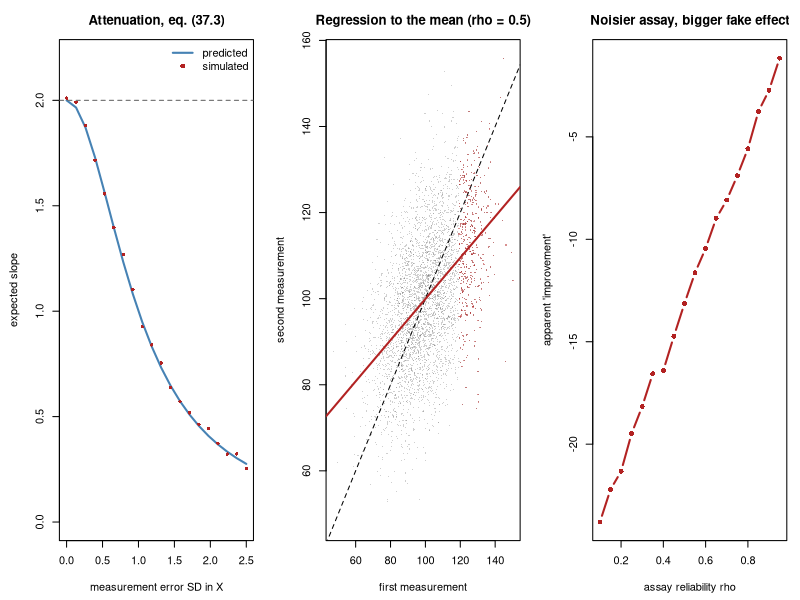

The R source for this figure:
#' ---
#' title: "Module 37 - Measurement error and regression to the mean"
#' output: html_document
#' ---
#'
#' **Curriculum link:** `stats.md` -> Topic 37, equations (37.1)-(37.6)
#' **Assumes:** Modules 11, 31.
#'
#' ## What you will learn
#'
#' 1. Noise in a **predictor** biases its coefficient toward zero (37.2)-(37.3).
#'    Noise in the **outcome** does not. The asymmetry decides where to spend
#'    assay budget.
#' 2. How to correct for it when reliability is known (37.4), and why the
#'    correction inflates the standard error too.
#' 3. That with several predictors, error in one biases the coefficients of the
#'    others, in either direction.
#' 4. **Regression to the mean** (37.5)-(37.6): selecting on an extreme value
#'    guarantees an apparent effect with no treatment and no biology.

#+ setup, message = FALSE
MODULE_NAME <- "37_measurement_error_and_regression"
OUT <- file.path(Sys.getenv("STATS_OUT", unset = "results"), MODULE_NAME)
dir.create(OUT, recursive = TRUE, showWarnings = FALSE)
header <- function(txt) cat("\n", strrep("=", 72), "\n", txt, "\n",
                            strrep("=", 72), "\n", sep = "")
set.seed(26)
slope <- function(x, y) unname(coef(lm(y ~ x))[2])

#' ## 1. Noise in the predictor attenuates, eq. (37.1)-(37.3)
#'
#' $$\lambda=\frac{\sigma_X^2}{\sigma_X^2+\sigma_U^2},\qquad
#'   \mathbb{E}[\hat\beta_{obs}]=\lambda\beta \qquad (37.2)-(37.3)$$

#+ attenuation
header("1. Error in X shrinks the slope; error in Y does not")
N <- 4000; BETA <- 2.0; SD_X <- 1.0; SD_E <- 1.0
cat(sprintf("  true slope = %.1f\n\n", BETA))
cat(sprintf("  %-12s%15s%13s%13s%12s\n", "noise SD", "lambda (37.2)",
            "noise in X", "noise in Y", "predicted"))
for (sd_u in c(0.0, 0.5, 1.0, 2.0)) {
  bx <- by <- numeric(300)
  for (i in 1:300) {
    x <- rnorm(N, 0, SD_X)
    y <- BETA * x + rnorm(N, 0, SD_E)
    bx[i] <- slope(x + rnorm(N, 0, sd_u), y)     # error in X
    by[i] <- slope(x, y + rnorm(N, 0, sd_u))     # error in Y
  }
  lam <- SD_X^2 / (SD_X^2 + sd_u^2)              # eq. (37.2)
  cat(sprintf("  %-12.1f%15.3f%13.3f%13.3f%12.3f\n", sd_u, lam, mean(bx),
              mean(by), lam * BETA))
}
cat("\n  The 'noise in X' column matches the prediction column exactly: the
  observed slope is lambda times the true slope, eq. (37.3). The 'noise in Y'
  column does not move at all.

  That asymmetry is worth internalising. If your predictor is an assay readout
  and your outcome is a clean clinical endpoint, your effect size is
  systematically too small and no amount of data fixes it. If it is the other
  way round, you have lost precision but not accuracy.\n")

#' ## 2. What attenuation does to inference

#+ inference
header("2. Attenuation does not just shrink the estimate")
sd_u <- 1.0
lam <- SD_X^2 / (SD_X^2 + sd_u^2)
SMALL <- 0.25; R <- 600
b_clean <- b_noisy <- numeric(R); pw_clean <- pw_noisy <- 0
for (i in 1:R) {
  x <- rnorm(200, 0, SD_X)
  y <- SMALL * x + rnorm(200, 0, SD_E)
  w <- x + rnorm(200, 0, sd_u)
  sc <- summary(lm(y ~ x))$coefficients
  sn <- summary(lm(y ~ w))$coefficients
  b_clean[i] <- sc[2, 1]; b_noisy[i] <- sn[2, 1]
  pw_clean <- pw_clean + (sc[2, 4] < 0.05)
  pw_noisy <- pw_noisy + (sn[2, 4] < 0.05)
}
cat(sprintf("  true effect %.2f, reliability lambda = %.2f, n = 200\n\n",
            SMALL, lam))
cat(sprintf("  %-22s%15s%9s\n", "predictor", "mean estimate", "power"))
cat(sprintf("  %-22s%15.3f%9.2f\n", "measured without error", mean(b_clean),
            pw_clean / R))
cat(sprintf("  %-22s%15.3f%9.2f\n", "measured with error", mean(b_noisy),
            pw_noisy / R))
cat("\n  Attenuation costs you twice. The estimate shrinks toward zero, AND the
  power to detect it falls, because the signal has been diluted while the
  outcome noise stayed put.

  A study that reports \"no significant association\" with an assay-based
  predictor may have had a real association it could not see. Report the
  assay's reliability so a reader can judge.\n")

#' ## 3. Correcting with a known reliability, eq. (37.4)
#'
#' $$\hat\beta_{corr}=\hat\beta_{obs}/\hat\lambda,\qquad
#'   SE_{corr}=SE_{obs}/\hat\lambda \qquad (37.4)$$
#'
#' Replicate measurements give you $\lambda$, and $\lambda$ gives you the
#' correction. The corrected estimate is unbiased; it is also less precise,
#' and the interval must say so.

#+ correction
header("3. Correcting for attenuation (37.4)")
sd_u <- 1.0
lam_true <- SD_X^2 / (SD_X^2 + sd_u^2)
ests <- cors <- numeric(1000); cov_naive <- cov_corr <- 0
for (i in 1:1000) {
  x <- rnorm(400, 0, SD_X)
  y <- BETA * x + rnorm(400, 0, SD_E)
  w1 <- x + rnorm(400, 0, sd_u)          # two replicate measurements of x
  w2 <- x + rnorm(400, 0, sd_u)
  lam_hat <- cor(w1, w2)                 # reliability estimated, not assumed
  sm_ <- summary(lm(y ~ w1))$coefficients
  b <- sm_[2, 1]; se <- sm_[2, 2]
  ests[i] <- b; cors[i] <- b / lam_hat
  cov_naive <- cov_naive + (abs(b - BETA) < 1.96 * se)
  cov_corr <- cov_corr + (abs(b / lam_hat - BETA) < 1.96 * se / lam_hat)
}
cat(sprintf("  true slope %.1f, true lambda %.3f\n\n", BETA, lam_true))
cat(sprintf("  %-34s%9s%9s%18s\n", "estimator", "mean", "bias",
            "95% CI coverage"))
cat(sprintf("  %-34s%9.3f%9.3f%17.1f%%\n", "naive (ignore the error)",
            mean(ests), mean(ests) - BETA, 100 * cov_naive / 1000))
cat(sprintf("  %-34s%9.3f%9.3f%17.1f%%\n", "corrected by lambda-hat (37.4)",
            mean(cors), mean(cors) - BETA, 100 * cov_corr / 1000))
cat("\n  The naive interval has essentially zero coverage: it is a tight
  interval in the wrong place, which is the worst combination. Dividing by
  lambda recovers the truth, and dividing the standard error by lambda as well
  brings coverage most of the way back.

  It does not reach 95%, and the shortfall is informative. The corrected
  interval treats lambda-hat as though it were the known lambda, so it ignores
  the uncertainty in the reliability estimate itself. Problem 3 shows what
  happens when that uncertainty is large.

  Note what supplied lambda: a second measurement of the same samples. Without
  replicates you cannot estimate reliability, and without reliability you
  cannot correct. Build replicates into the design.\n")

#' ## 4. With several predictors, it is not just shrinkage

#+ multi
header("4. Error in one predictor biases the others")
cat("  Two correlated predictors. Only X1 is measured with error.\n\n")
cat(sprintf("  %-14s%11s%11s%11s%11s\n", "corr(X1,X2)", "beta1 true",
            "beta1 est", "beta2 true", "beta2 est"))
for (rho in c(0.0, 0.5, 0.8)) {
  b1s <- b2s <- numeric(400)
  for (i in 1:400) {
    z1 <- rnorm(1500); z2 <- rnorm(1500)
    x1 <- z1
    x2 <- rho * z1 + sqrt(1 - rho^2) * z2
    y <- 1.0 * x1 + 0.0 * x2 + rnorm(1500)
    w1 <- x1 + rnorm(1500)                      # only X1 is noisy
    cf <- coef(lm(y ~ w1 + x2))
    b1s[i] <- cf[2]; b2s[i] <- cf[3]
  }
  cat(sprintf("  %-14.1f%11.2f%11.3f%11.2f%11.3f\n", rho, 1.0, mean(b1s), 0.0,
              mean(b2s)))
}
cat("\n  X2 is measured perfectly and has NO true effect, yet its coefficient
  grows as the correlation rises. The model, unable to see the true X1, uses
  X2 as a partial proxy for it.

  So \"measurement error only attenuates\" is true for simple regression and
  false the moment you adjust for anything. A clean covariate can absorb the
  effect of a noisy one and appear important. This is a real mechanism behind
  spurious 'independent predictors' in clinical models.\n")

#' ## 5. Regression to the mean, eq. (37.5)-(37.6)
#'
#' $$\mathbb{E}[Y_2\mid Y_1=y_1]=\mu+\rho(y_1-\mu) \qquad (37.5)$$
#' $$\mathbb{E}[Y_2-Y_1\mid Y_1=y_1]=(\rho-1)(y_1-\mu) \qquad (37.6)$$
#'
#' No treatment, no biology, no effect. Select on an extreme baseline and the
#' follow-up moves toward the mean by an amount you can predict exactly.

#+ rtm
header("5. Regression to the mean (37.5)-(37.6)")
MU <- 100.0; SD <- 15.0; n <- 20000
cat(sprintf("  A biomarker with mean %.0f and SD %.0f, measured twice.\n", MU, SD))
cat("  NOTHING happens between the measurements.\n\n")
cat(sprintf("  %-18s%19s%18s%19s\n", "reliability rho", "selected top 10%",
            "observed change", "predicted (37.6)"))
for (rho in c(0.9, 0.7, 0.5, 0.3)) {
  true_ <- rnorm(n, MU, SD * sqrt(rho))
  y1 <- true_ + rnorm(n, 0, SD * sqrt(1 - rho))
  y2 <- true_ + rnorm(n, 0, SD * sqrt(1 - rho))
  sel <- y1 >= quantile(y1, 0.90)
  obs <- mean(y2[sel] - y1[sel])
  pred <- (rho - 1) * (mean(y1[sel]) - MU)                # eq. (37.6)
  cat(sprintf("  %-18.1f%19.1f%18.2f%19.2f\n", rho, mean(y1[sel]), obs, pred))
}
cat("\n  The observed change matches eq. (37.6) at every reliability. A study
  that enrolled the top decile and reported an average drop would be reporting
  arithmetic, not pharmacology.

  Note the direction of the dependence: the effect is LARGEST when rho is
  SMALL, that is, when the assay is noisiest. Poor measurement does not merely
  add noise here, it creates a systematic apparent effect.

  The fix is a control group selected the same way. Both arms regress by the
  same amount and the difference between them is clean. A single-arm
  before-and-after study in a selected group cannot be rescued by analysis.\n")

#' ## 6. The same trap inside a model: adjusting for baseline

#+ ancova
header("6. Change scores versus adjusting for baseline")
R <- 500; n <- 300
ch <- an <- numeric(R)
for (i in 1:R) {
  true_ <- rnorm(n, MU, SD * sqrt(0.6))
  y1 <- true_ + rnorm(n, 0, SD * sqrt(0.4))
  arm <- rbinom(n, 1, 0.5)
  # A real treatment effect of -3, plus regression to the mean for everyone.
  y2 <- true_ + rnorm(n, 0, SD * sqrt(0.4)) - 3.0 * arm
  ch[i] <- coef(lm((y2 - y1) ~ arm))[2]
  an[i] <- coef(lm(y2 ~ arm + y1))[2]
}
cat("  true treatment effect = -3.00, randomised arms\n\n")
cat(sprintf("  %-40s%11s%9s\n", "analysis", "estimate", "SD"))
cat(sprintf("  %-40s%11.3f%9.3f\n", "change score (y2 - y1)", mean(ch), sd(ch)))
cat(sprintf("  %-40s%11.3f%9.3f\n", "ANCOVA: y2 ~ arm + y1", mean(an), sd(an)))
cat("\n  Both are unbiased here, because the arms were RANDOMISED, so baseline
  imbalance is only chance. ANCOVA is more precise, and that is the standard
  reason to prefer it.

  The picture changes entirely if allocation depended on the baseline. Then
  the change score is biased by regression to the mean and ANCOVA is not, and
  the gap can be large. Randomise, and adjust for baseline in the model rather
  than selecting on it.\n")

#' ## 7. Figure

#+ figure, fig.width = 13, fig.height = 4.5
png(file.path(OUT, "measurement_error.png"), width = 1300, height = 450)
par(mfrow = c(1, 3), mar = c(4.5, 4.5, 3, 1))
sds <- seq(0, 2.5, length.out = 20)
lams <- SD_X^2 / (SD_X^2 + sds^2)
plot(sds, lams * BETA, type = "l", lwd = 2, col = "steelblue", ylim = c(0, 2.2),
     xlab = "measurement error SD in X", ylab = "expected slope",
     main = "Attenuation, eq. (37.3)")
abline(h = BETA, lty = 2, col = "grey40")
obs <- sapply(sds, function(s) {
  x <- rnorm(3000, 0, SD_X); y <- BETA * x + rnorm(3000, 0, SD_E)
  slope(x + rnorm(3000, 0, s), y) })
points(sds, obs, pch = 16, cex = 0.7, col = "firebrick")
legend("topright", c("predicted", "simulated"), bty = "n", lwd = c(2, NA),
       pch = c(NA, 16), col = c("steelblue", "firebrick"))
rho <- 0.5
true_ <- rnorm(4000, MU, SD * sqrt(rho))
y1 <- true_ + rnorm(4000, 0, SD * sqrt(1 - rho))
y2 <- true_ + rnorm(4000, 0, SD * sqrt(1 - rho))
plot(y1, y2, pch = 16, cex = 0.25, col = adjustcolor("grey40", 0.3),
     xlab = "first measurement", ylab = "second measurement",
     main = "Regression to the mean (rho = 0.5)")
abline(0, 1, lty = 2); abline(lm(y2 ~ y1), col = "firebrick", lwd = 2)
sel <- y1 >= quantile(y1, 0.9)
points(y1[sel], y2[sel], pch = 16, cex = 0.3, col = adjustcolor("firebrick", .5))
rhos <- seq(0.1, 0.95, length.out = 18)
appar <- sapply(rhos, function(rr) {
  t_ <- rnorm(20000, MU, SD * sqrt(rr))
  a <- t_ + rnorm(20000, 0, SD * sqrt(1 - rr))
  b <- t_ + rnorm(20000, 0, SD * sqrt(1 - rr))
  s <- a >= quantile(a, 0.9); mean(b[s] - a[s]) })
plot(rhos, appar, type = "b", pch = 16, col = "firebrick", lwd = 2,
     xlab = "assay reliability rho", ylab = "apparent 'improvement'",
     main = "Noisier assay, bigger fake effect")
abline(h = 0, lty = 2)
invisible(dev.off())
cat("\nFigure written to", file.path(OUT, "measurement_error.png"), "\n")

#' # PROBLEMS
#'
#' ### Problem 1: Where should the assay budget go?
#'
#' You can afford to halve the measurement error on either the predictor or
#' the outcome, but not both. Which buys more, and does the answer depend on
#' what you are trying to do?

## ---- YOUR CODE HERE ----------------------------------------------------

## ---- SOLUTION (uncomment to check) -------------------------------------
# study <- function(sd_ux, sd_uy, beta = 0.4, n = 250, R = 800) {
#   est <- numeric(R); hit <- 0
#   for (i in 1:R) {
#     x <- rnorm(n); y <- beta * x + rnorm(n)
#     s <- summary(lm((y + rnorm(n, 0, sd_uy)) ~ I(x + rnorm(n, 0, sd_ux))))
#     est[i] <- s$coefficients[2, 1]; hit <- hit + (s$coefficients[2, 4] < 0.05)
#   }
#   c(mean(est), hit / R)
# }
# cat("  true beta = 0.40\n\n")
# cat(sprintf("  %-34s%11s%9s%9s\n", "scenario", "estimate", "bias", "power"))
# for (z in list(list("both assays noisy", 1.0, 1.0),
#                list("halve error in the PREDICTOR", 0.5, 1.0),
#                list("halve error in the OUTCOME", 1.0, 0.5))) {
#   r_ <- study(z[[2]], z[[3]])
#   cat(sprintf("  %-34s%11.3f%9.3f%9.2f\n", z[[1]], r_[1], r_[1] - 0.4, r_[2]))
# }
#
# ## Improving the PREDICTOR reduces bias and raises power. Improving the
# ## OUTCOME leaves the estimate where it was and raises power too, sometimes
# ## by more, because outcome noise sits directly in the residual variance.
# ##
# ## So the answer depends on the goal, which is the real lesson:
# ##   if you want an unbiased EFFECT SIZE, spend on the predictor;
# ##   if you only want to DETECT the effect, spend wherever the variance is
# ##   larger, which is often the outcome.
# ##
# ## Most papers want the effect size and most budgets are spent on the outcome.

#' ### Problem 2: Manufacture a treatment effect from nothing
#'
#' Design a single-arm study that reports a large, highly significant
#' improvement for a treatment that does nothing at all. Then show which
#' design change removes it.

## ---- YOUR CODE HERE ----------------------------------------------------

## ---- SOLUTION (uncomment to check) -------------------------------------
# n2 <- 400; rho2 <- 0.5
# t_ <- rnorm(n2, MU, SD * sqrt(rho2))
# base <- t_ + rnorm(n2, 0, SD * sqrt(1 - rho2))
# after <- t_ + rnorm(n2, 0, SD * sqrt(1 - rho2))    # NO treatment effect
# elig <- base >= quantile(base, 0.80)               # "enrol the worst 20%"
# d <- after[elig] - base[elig]
# tt <- t.test(d)
# cat(sprintf("  Single-arm trial, enrolled the worst 20%% at baseline, n = %d\n",
#             sum(elig)))
# cat(sprintf("    mean change    = %+.2f\n", mean(d)))
# cat(sprintf("    paired t-test  p = %.2e\n", tt$p.value))
# cat(sprintf("    Cohen's d      = %.2f\n", mean(d) / sd(d)))
# cat("    TRUE effect    = 0.00\n")
# arm <- rbinom(n2, 1, 0.5)
# d_all <- after - base
# ctl <- d_all[elig & arm == 0]; trt <- d_all[elig & arm == 1]
# tt2 <- t.test(trt, ctl)
# cat("\n  Same data, randomised control selected the same way:\n")
# cat(sprintf("    treated change = %+.2f, control change = %+.2f\n",
#             mean(trt), mean(ctl)))
# cat(sprintf("    difference     = %+.2f, p = %.3f\n", mean(trt) - mean(ctl),
#             tt2$p.value))
#
# ## The single-arm study reports a large, overwhelmingly significant
# ## improvement for a treatment with no effect. Every number in it is correct;
# ## the design is what is wrong.
# ##
# ## The control arm regresses by the same amount, so the difference is clean.
# ## This is why single-arm before-and-after studies in selected patients are
# ## weak evidence however large the p-value, and it is the mechanism behind a
# ## great many "promising pilot study" results that later fail.

#' ### Problem 3: Does correcting for attenuation ever hurt?
#'
#' The correction in (37.4) divides by an estimated $\lambda$. Investigate
#' what happens when $\hat\lambda$ is itself noisy, as it is with few
#' replicates.

## ---- YOUR CODE HERE ----------------------------------------------------

## ---- SOLUTION (uncomment to check) -------------------------------------
# cat(sprintf("  true slope %.1f, true lambda %.3f\n\n", BETA, lam_true))
# cat(sprintf("  %-30s%16s%9s%12s\n", "n used to estimate lambda",
#             "mean corrected", "SD", "worst run"))
# N_STUDY <- 2000                 # the main study, held fixed across rows
# for (n_rel in c(20, 50, 200, 2000)) {
#   cor_ <- numeric(600)
#   for (i in 1:600) {
#     x <- rnorm(N_STUDY, 0, SD_X)
#     y <- BETA * x + rnorm(N_STUDY, 0, SD_E)
#     w1 <- x + rnorm(N_STUDY, 0, 1.0)
#     idx <- sample(N_STUDY, n_rel)      # replicate subset of only n_rel samples
#     w2 <- x[idx] + rnorm(n_rel, 0, 1.0)
#     lam_hat <- min(max(cor(w1[idx], w2), 0.05), 1.0)
#     cor_[i] <- coef(lm(y ~ w1))[2] / lam_hat
#   }
#   cat(sprintf("  %-30d%16.3f%9.3f%12.2f\n", n_rel, mean(cor_), sd(cor_),
#               max(cor_)))
# }
#
# ## With plenty of replicate pairs the correction is well behaved. With few,
# ## it becomes unstable and skewed upward, because lambda-hat appears in a
# ## DENOMINATOR: a lambda that happens to come out small produces an enormous
# ## corrected slope. The mean is dragged by those runs and the worst run can
# ## be far from the truth.
# ##
# ## This is a general hazard of ratio estimators and the reason to prefer
# ## methods that model the error directly, such as SIMEX, structural equation
# ## models, or a Bayesian measurement-error model, over dividing by a noisy
# ## constant. It is also an argument for estimating reliability from a
# ## dedicated, adequately sized reproducibility experiment rather than from a
# ## handful of incidental duplicates.

#' ## What to take away
#'
#' 1. Noise in a **predictor** biases toward zero by $\lambda$ (37.2)-(37.3).
#'    Noise in the **outcome** does not bias at all.
#' 2. Attenuation costs estimate and power together, so "not significant" with
#'    a noisy predictor is weak evidence of no effect.
#' 3. Correct with (37.4) only if reliability came from real replicates, and
#'    inflate the standard error by the same factor.
#' 4. With multiple predictors, error in one distorts the others. A clean
#'    covariate can steal a noisy one's effect.
#' 5. **Selecting on an extreme baseline guarantees an apparent effect**, and
#'    the effect is larger the noisier the assay. Only a control group
#'    selected the same way removes it.
#'
#' **Next:** `38_meta_analysis.R`
